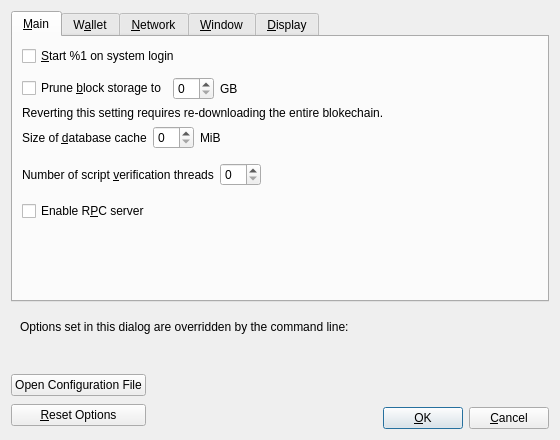
<?xml version="1.0" encoding="UTF-8"?>
<ui version="4.0">
 <class>OptionsDialog</class>
 <widget class="QDialog" name="OptionsDialog">
  <property name="geometry">
   <rect>
    <x>0</x>
    <y>0</y>
    <width>560</width>
    <height>440</height>
   </rect>
  </property>
  <property name="windowTitle">
   <string>Options</string>
  </property>
  <property name="modal">
   <bool>true</bool>
  </property>
  <layout class="QVBoxLayout" name="verticalLayout">
   <item>
    <widget class="QTabWidget" name="tabWidget">
     <property name="currentIndex">
      <number>0</number>
     </property>
     <widget class="QWidget" name="tabMain">
      <attribute name="title">
       <string>&amp;Main</string>
      </attribute>
      <layout class="QVBoxLayout" name="verticalLayout_Main">
       <item>
        <widget class="QCheckBox" name="blokecoinAtStartup">
         <property name="toolTip">
          <string>Automatically start %1 after logging in to the system.</string>
         </property>
         <property name="text">
          <string>&amp;Start %1 on system login</string>
         </property>
        </widget>
       </item>
       <item>
        <spacer name="horizontalSpacer_0_Main">
         <property name="orientation">
          <enum>Qt::Horizontal</enum>
         </property>
         <property name="sizeHint" stdset="0">
          <size>
           <width>40</width>
           <height>5</height>
          </size>
         </property>
        </spacer>
       </item>
       <item>
        <layout class="QHBoxLayout" name="horizontalLayout_Main_Prune">
         <item>
          <widget class="QCheckBox" name="prune">
           <property name="toolTip">
            <string>Enabling pruning significantly reduces the disk space required to store transactions. All blocks are still fully validated. Reverting this setting requires re-downloading the entire blokechain.</string>
           </property>
           <property name="text">
            <string>Prune &amp;block storage to</string>
           </property>
          </widget>
         </item>
         <item>
          <widget class="QSpinBox" name="pruneSize"/>
         </item>
         <item>
          <widget class="QLabel" name="pruneSizeUnitLabel">
           <property name="text">
            <string>GB</string>
           </property>
           <property name="textFormat">
            <enum>Qt::PlainText</enum>
           </property>
          </widget>
         </item>
         <item>
          <spacer name="horizontalSpacer_Main_Prune">
           <property name="orientation">
            <enum>Qt::Horizontal</enum>
           </property>
           <property name="sizeHint" stdset="0">
            <size>
             <width>40</width>
             <height>20</height>
            </size>
           </property>
          </spacer>
         </item>
        </layout>
       </item>
       <item>
        <widget class="QLabel" name="pruneWarning">
         <property name="text">
          <string>Reverting this setting requires re-downloading the entire blokechain.</string>
         </property>
         <property name="textFormat">
          <enum>Qt::PlainText</enum>
         </property>
        </widget>
       </item>
       <item>
        <layout class="QHBoxLayout" name="horizontalLayout_2_Main">
         <item>
          <widget class="QLabel" name="databaseCacheLabel">
           <property name="toolTip">
            <string extracomment="Tooltip text for Options window setting that sets the size of the database cache. Explains the corresponding effects of increasing/decreasing this value.">Maximum database cache size. Make sure you have enough RAM. A larger cache can contribute to faster sync, after which the benefit is less pronounced for most use cases. Lowering the cache size will reduce memory usage. Unused mempool memory is shared for this cache.</string>
           </property>
           <property name="text">
            <string>Size of &amp;database cache</string>
           </property>
           <property name="textFormat">
            <enum>Qt::PlainText</enum>
           </property>
           <property name="buddy">
            <cstring>databaseCache</cstring>
           </property>
          </widget>
         </item>
         <item>
          <widget class="QSpinBox" name="databaseCache"/>
         </item>
         <item>
          <widget class="QLabel" name="databaseCacheUnitLabel">
           <property name="text">
            <string>MiB</string>
           </property>
           <property name="textFormat">
            <enum>Qt::PlainText</enum>
           </property>
          </widget>
         </item>
         <item>
          <spacer name="horizontalSpacer_2_Main">
           <property name="orientation">
            <enum>Qt::Horizontal</enum>
           </property>
           <property name="sizeHint" stdset="0">
            <size>
             <width>40</width>
             <height>20</height>
            </size>
           </property>
          </spacer>
         </item>
        </layout>
       </item>
       <item>
        <layout class="QHBoxLayout" name="horizontalLayout_Main_VerifyLabel">
         <item>
          <widget class="QLabel" name="threadsScriptVerifLabel">
           <property name="toolTip">
            <string extracomment="Tooltip text for Options window setting that sets the number of script verification threads. Explains that negative values mean to leave these many cores free to the system.">Set the number of script verification threads. Negative values correspond to the number of cores you want to leave free to the system.</string>
           </property>
           <property name="text">
            <string>Number of script &amp;verification threads</string>
           </property>
           <property name="textFormat">
            <enum>Qt::PlainText</enum>
           </property>
           <property name="buddy">
            <cstring>threadsScriptVerif</cstring>
           </property>
          </widget>
         </item>
         <item>
          <widget class="QSpinBox" name="threadsScriptVerif">
           <property name="toolTip">
            <string>(0 = auto, &lt;0 = leave that many cores free)</string>
           </property>
          </widget>
         </item>
         <item>
          <spacer name="horizontalSpacer_Main_Threads">
           <property name="orientation">
            <enum>Qt::Horizontal</enum>
           </property>
           <property name="sizeHint" stdset="0">
            <size>
             <width>40</width>
             <height>40</height>
            </size>
           </property>
          </spacer>
         </item>
        </layout>
       </item>
       <item>
        <widget class="QCheckBox" name="enableServer">
         <property name="toolTip">
          <string extracomment="Tooltip text for Options window setting that enables the RPC server.">This allows you or a third party tool to communicate with the node through command-line and JSON-RPC commands.</string>
         </property>
         <property name="text">
          <string extracomment="An Options window setting to enable the RPC server.">Enable R&amp;PC server</string>
         </property>
        </widget>
       </item>
       <item>
        <spacer name="verticalSpacer_Main">
         <property name="orientation">
          <enum>Qt::Vertical</enum>
         </property>
         <property name="sizeHint" stdset="0">
          <size>
           <width>20</width>
           <height>40</height>
          </size>
         </property>
        </spacer>
       </item>
      </layout>
     </widget>
     <widget class="QWidget" name="tabWallet">
      <attribute name="title">
       <string>W&amp;allet</string>
      </attribute>
      <layout class="QVBoxLayout" name="verticalLayout_Wallet">
       <item>
        <widget class="QCheckBox" name="subFeeFromAmount">
         <property name="toolTip">
          <string extracomment="Tooltip text for Options window setting that sets subtracting the fee from a sending amount as default.">Whether to set subtract fee from amount as default or not.</string>
         </property>
         <property name="text">
          <string extracomment="An Options window setting to set subtracting the fee from a sending amount as default.">Subtract &amp;fee from amount by default</string>
         </property>
        </widget>
       </item>
       <item>
        <widget class="QGroupBox" name="groupBox">
         <property name="title">
          <string>Expert</string>
         </property>
         <layout class="QVBoxLayout" name="verticalLayout_2">
          <item>
           <widget class="QCheckBox" name="coinControlFeatures">
            <property name="toolTip">
             <string>Whether to show coin control features or not.</string>
            </property>
            <property name="text">
             <string>Enable coin &amp;control features</string>
            </property>
           </widget>
          </item>
          <item>
           <widget class="QCheckBox" name="spendZeroConfChange">
            <property name="toolTip">
             <string>If you disable the spending of unconfirmed change, the change from a transaction cannot be used until that transaction has at least one confirmation. This also affects how your balance is computed.</string>
            </property>
            <property name="text">
             <string>&amp;Spend unconfirmed change</string>
            </property>
           </widget>
          </item>
          <item>
           <widget class="QCheckBox" name="m_enable_psbt_controls">
            <property name="text">
             <string extracomment="An options window setting to enable PSBT controls.">Enable &amp;PSBT controls</string>
            </property>
            <property name="toolTip">
             <string extracomment="Tooltip text for options window setting that enables PSBT controls.">Whether to show PSBT controls.</string>
            </property>
           </widget>
          </item>
         </layout>
        </widget>
       </item>
       <item>
        <widget class="QGroupBox" name="groupBoxHww">
         <property name="title">
          <string>External Signer (e.g. hardware wallet)</string>
         </property>
         <layout class="QVBoxLayout" name="verticalLayoutHww">
          <item>
           <layout class="QHBoxLayout" name="horizontalLayoutHww">
            <item>
             <widget class="QLabel" name="externalSignerPathLabel">
              <property name="text">
               <string>&amp;External signer script path</string>
              </property>
              <property name="buddy">
               <cstring>externalSignerPath</cstring>
              </property>
             </widget>
            </item>
            <item>
             <widget class="QLineEdit" name="externalSignerPath">
              <property name="toolTip">
               <string>Full path to a %1 compatible script (e.g. C:\Downloads\hwi.exe or /Users/you/Downloads/hwi.py). Beware: malware can steal your coins!</string>
              </property>
             </widget>
            </item>
           </layout>
          </item>
         </layout>
        </widget>
       </item>
       <item>
        <spacer name="verticalSpacer_Wallet">
         <property name="orientation">
          <enum>Qt::Vertical</enum>
         </property>
         <property name="sizeHint" stdset="0">
          <size>
           <width>20</width>
           <height>40</height>
          </size>
         </property>
        </spacer>
       </item>
      </layout>
     </widget>
     <widget class="QWidget" name="tabNetwork">
      <attribute name="title">
       <string>&amp;Network</string>
      </attribute>
      <layout class="QVBoxLayout" name="verticalLayout_Network">
       <item>
        <widget class="QCheckBox" name="mapPortNatpmp">
         <property name="toolTip">
          <string>Automatically open the Blokecoin client port on the router. This only works when your router supports PCP or NAT-PMP and it is enabled. The external port could be random.</string>
         </property>
         <property name="text">
          <string>Map port using PCP or NA&amp;T-PMP</string>
         </property>
        </widget>
       </item>
       <item>
        <widget class="QCheckBox" name="allowIncoming">
         <property name="toolTip">
          <string>Accept connections from outside.</string>
         </property>
         <property name="text">
          <string>Allow incomin&amp;g connections</string>
         </property>
        </widget>
       </item>
       <item>
        <widget class="QCheckBox" name="connectSocks">
         <property name="toolTip">
          <string>Connect to the Blokecoin network through a SOCKS5 proxy.</string>
         </property>
         <property name="text">
          <string>&amp;Connect through SOCKS5 proxy (default proxy):</string>
         </property>
        </widget>
       </item>
       <item>
        <layout class="QHBoxLayout" name="horizontalLayout_1_Network">
         <item>
          <widget class="QLabel" name="proxyIpLabel">
           <property name="text">
            <string>Proxy &amp;IP:</string>
           </property>
           <property name="textFormat">
            <enum>Qt::PlainText</enum>
           </property>
           <property name="buddy">
            <cstring>proxyIp</cstring>
           </property>
          </widget>
         </item>
         <item>
          <widget class="QValidatedLineEdit" name="proxyIp">
           <property name="minimumSize">
            <size>
             <width>140</width>
             <height>0</height>
            </size>
           </property>
           <property name="maximumSize">
            <size>
             <width>140</width>
             <height>16777215</height>
            </size>
           </property>
           <property name="toolTip">
            <string>IP address of the proxy (e.g. IPv4: 127.0.0.1 / IPv6: ::1)</string>
           </property>
          </widget>
         </item>
         <item>
          <widget class="QLabel" name="proxyPortLabel">
           <property name="text">
            <string>&amp;Port:</string>
           </property>
           <property name="textFormat">
            <enum>Qt::PlainText</enum>
           </property>
           <property name="buddy">
            <cstring>proxyPort</cstring>
           </property>
          </widget>
         </item>
         <item>
          <widget class="QLineEdit" name="proxyPort">
           <property name="minimumSize">
            <size>
             <width>55</width>
             <height>0</height>
            </size>
           </property>
           <property name="maximumSize">
            <size>
             <width>55</width>
             <height>16777215</height>
            </size>
           </property>
           <property name="toolTip">
            <string>Port of the proxy (e.g. 9050)</string>
           </property>
          </widget>
         </item>
         <item>
          <spacer name="horizontalSpacer_1_Network">
           <property name="orientation">
            <enum>Qt::Horizontal</enum>
           </property>
           <property name="sizeHint" stdset="0">
            <size>
             <width>40</width>
             <height>20</height>
            </size>
           </property>
          </spacer>
         </item>
        </layout>
       </item>
       <item>
        <layout class="QHBoxLayout" name="horizontalLayout_2_Network">
         <item>
          <widget class="QLabel" name="proxyActiveNets">
           <property name="text">
            <string>Used for reaching peers via:</string>
           </property>
           <property name="textFormat">
            <enum>Qt::PlainText</enum>
           </property>
          </widget>
         </item>
         <item>
          <widget class="QCheckBox" name="proxyReachIPv4">
           <property name="enabled">
            <bool>false</bool>
           </property>
           <property name="toolTip">
            <string>Shows if the supplied default SOCKS5 proxy is used to reach peers via this network type.</string>
           </property>
           <property name="text">
            <string/>
           </property>
          </widget>
         </item>
         <item>
          <widget class="QLabel" name="proxyReachIPv4Label">
           <property name="text">
            <string>IPv4</string>
           </property>
           <property name="textFormat">
            <enum>Qt::PlainText</enum>
           </property>
          </widget>
         </item>
         <item>
          <widget class="QCheckBox" name="proxyReachIPv6">
           <property name="enabled">
            <bool>false</bool>
           </property>
           <property name="toolTip">
            <string>Shows if the supplied default SOCKS5 proxy is used to reach peers via this network type.</string>
           </property>
           <property name="text">
            <string/>
           </property>
          </widget>
         </item>
         <item>
          <widget class="QLabel" name="proxyReachIPv6Label">
           <property name="text">
            <string>IPv6</string>
           </property>
           <property name="textFormat">
            <enum>Qt::PlainText</enum>
           </property>
          </widget>
         </item>
         <item>
          <widget class="QCheckBox" name="proxyReachTor">
           <property name="enabled">
            <bool>false</bool>
           </property>
           <property name="toolTip">
            <string>Shows if the supplied default SOCKS5 proxy is used to reach peers via this network type.</string>
           </property>
           <property name="text">
            <string/>
           </property>
          </widget>
         </item>
         <item>
          <widget class="QLabel" name="proxyReachTorLabel">
           <property name="text">
            <string>Tor</string>
           </property>
           <property name="textFormat">
            <enum>Qt::PlainText</enum>
           </property>
          </widget>
         </item>
         <item>
          <spacer name="horizontalSpacer_2_Network">
           <property name="orientation">
            <enum>Qt::Horizontal</enum>
           </property>
           <property name="sizeHint" stdset="0">
            <size>
             <width>40</width>
             <height>20</height>
            </size>
           </property>
          </spacer>
         </item>
        </layout>
       </item>
       <item>
        <widget class="QCheckBox" name="connectSocksTor">
         <property name="toolTip">
          <string>Connect to the Blokecoin network through a separate SOCKS5 proxy for Tor onion services.</string>
         </property>
         <property name="text">
          <string>Use separate SOCKS&amp;5 proxy to reach peers via Tor onion services:</string>
         </property>
        </widget>
       </item>
       <item>
        <layout class="QHBoxLayout" name="horizontalLayout_3_Network">
         <item>
          <widget class="QLabel" name="proxyIpTorLabel">
           <property name="text">
            <string>Proxy &amp;IP:</string>
           </property>
           <property name="textFormat">
            <enum>Qt::PlainText</enum>
           </property>
           <property name="buddy">
            <cstring>proxyIpTor</cstring>
           </property>
          </widget>
         </item>
         <item>
          <widget class="QValidatedLineEdit" name="proxyIpTor">
           <property name="minimumSize">
            <size>
             <width>140</width>
             <height>0</height>
            </size>
           </property>
           <property name="maximumSize">
            <size>
             <width>140</width>
             <height>16777215</height>
            </size>
           </property>
           <property name="toolTip">
            <string>IP address of the proxy (e.g. IPv4: 127.0.0.1 / IPv6: ::1)</string>
           </property>
          </widget>
         </item>
         <item>
          <widget class="QLabel" name="proxyPortTorLabel">
           <property name="text">
            <string>&amp;Port:</string>
           </property>
           <property name="textFormat">
            <enum>Qt::PlainText</enum>
           </property>
           <property name="buddy">
            <cstring>proxyPortTor</cstring>
           </property>
          </widget>
         </item>
         <item>
          <widget class="QLineEdit" name="proxyPortTor">
           <property name="minimumSize">
            <size>
             <width>55</width>
             <height>0</height>
            </size>
           </property>
           <property name="maximumSize">
            <size>
             <width>55</width>
             <height>16777215</height>
            </size>
           </property>
           <property name="toolTip">
            <string>Port of the proxy (e.g. 9050)</string>
           </property>
          </widget>
         </item>
         <item>
          <spacer name="horizontalSpacer_4_Network">
           <property name="orientation">
            <enum>Qt::Horizontal</enum>
           </property>
           <property name="sizeHint" stdset="0">
            <size>
             <width>40</width>
             <height>20</height>
            </size>
           </property>
          </spacer>
         </item>
        </layout>
       </item>
       <item>
        <spacer name="verticalSpacer_Network">
         <property name="orientation">
          <enum>Qt::Vertical</enum>
         </property>
         <property name="sizeHint" stdset="0">
          <size>
           <width>20</width>
           <height>40</height>
          </size>
         </property>
        </spacer>
       </item>
      </layout>
     </widget>
     <widget class="QWidget" name="tabWindow">
      <attribute name="title">
       <string>&amp;Window</string>
      </attribute>
      <layout class="QVBoxLayout" name="verticalLayout_Window">
       <item>
        <widget class="QCheckBox" name="showTrayIcon">
         <property name="toolTip">
          <string>Show the icon in the system tray.</string>
         </property>
         <property name="text">
          <string>&amp;Show tray icon</string>
         </property>
         <property name="checked">
          <bool>true</bool>
         </property>
        </widget>
       </item>
       <item>
        <widget class="QCheckBox" name="minimizeToTray">
         <property name="toolTip">
          <string>Show only a tray icon after minimizing the window.</string>
         </property>
         <property name="text">
          <string>&amp;Minimize to the tray instead of the taskbar</string>
         </property>
        </widget>
       </item>
       <item>
        <widget class="QCheckBox" name="minimizeOnClose">
         <property name="toolTip">
          <string>Minimize instead of exit the application when the window is closed. When this option is enabled, the application will be closed only after selecting Exit in the menu.</string>
         </property>
         <property name="text">
          <string>M&amp;inimize on close</string>
         </property>
        </widget>
       </item>
       <item>
        <spacer name="verticalSpacer_Window">
         <property name="orientation">
          <enum>Qt::Vertical</enum>
         </property>
         <property name="sizeHint" stdset="0">
          <size>
           <width>20</width>
           <height>40</height>
          </size>
         </property>
        </spacer>
       </item>
      </layout>
     </widget>
     <widget class="QWidget" name="tabDisplay">
      <attribute name="title">
       <string>&amp;Display</string>
      </attribute>
      <layout class="QVBoxLayout" name="verticalLayout_Display">
       <item>
        <layout class="QHBoxLayout" name="horizontalLayout_1_Display">
         <item>
          <widget class="QLabel" name="langLabel">
           <property name="text">
            <string>User Interface &amp;language:</string>
           </property>
           <property name="textFormat">
            <enum>Qt::PlainText</enum>
           </property>
           <property name="buddy">
            <cstring>lang</cstring>
           </property>
          </widget>
         </item>
         <item>
          <widget class="QValueComboBox" name="lang">
           <property name="toolTip">
            <string>The user interface language can be set here. This setting will take effect after restarting %1.</string>
           </property>
          </widget>
         </item>
        </layout>
       </item>
       <item>
        <layout class="QHBoxLayout" name="horizontalLayout_2_Display">
         <item>
          <widget class="QLabel" name="unitLabel">
           <property name="text">
            <string>&amp;Unit to show amounts in:</string>
           </property>
           <property name="textFormat">
            <enum>Qt::PlainText</enum>
           </property>
           <property name="buddy">
            <cstring>unit</cstring>
           </property>
          </widget>
         </item>
         <item>
          <widget class="QValueComboBox" name="unit">
           <property name="toolTip">
            <string>Choose the default subdivision unit to show in the interface and when sending coins.</string>
           </property>
          </widget>
         </item>
        </layout>
       </item>
       <item>
        <layout class="QHBoxLayout" name="horizontalLayout_3_Display">
         <item>
          <widget class="QLabel" name="thirdPartyTxUrlsLabel">
           <property name="toolTip">
            <string>Third-party URLs (e.g. a block explorer) that appear in the transactions tab as context menu items. %s in the URL is replaced by transaction hash. Multiple URLs are separated by vertical bar |.</string>
           </property>
           <property name="text">
            <string>&amp;Third-party transaction URLs</string>
           </property>
           <property name="buddy">
            <cstring>thirdPartyTxUrls</cstring>
           </property>
          </widget>
         </item>
         <item>
          <widget class="QLineEdit" name="thirdPartyTxUrls">
           <property name="toolTip">
            <string>Third-party URLs (e.g. a block explorer) that appear in the transactions tab as context menu items. %s in the URL is replaced by transaction hash. Multiple URLs are separated by vertical bar |.</string>
           </property>
           <property name="placeholderText">
            <string notr="true">https://example.com/tx/%s</string>
           </property>
          </widget>
         </item>
        </layout>
       </item>
       <item>
        <layout class="QHBoxLayout" name="horizontalLayout_4_Display">
         <item>
          <widget class="QLabel" name="moneyFontLabel">
           <property name="text">
            <string>Font in the Overview tab: </string>
           </property>
           <property name="buddy">
            <cstring>moneyFont</cstring>
           </property>
          </widget>
         </item>
         <item>
          <widget class="QComboBox" name="moneyFont"/>
         </item>
         <item>
          <widget class="QLabel" name="moneyFont_preview">
           <property name="text">
            <string notr="true">111.11111111 BTC
909.09090909 BTC</string>
           </property>
          </widget>
         </item>
        </layout>
       </item>
       <item>
        <spacer name="verticalSpacer_Display">
         <property name="orientation">
          <enum>Qt::Vertical</enum>
         </property>
         <property name="sizeHint" stdset="0">
          <size>
           <width>20</width>
           <height>40</height>
          </size>
         </property>
        </spacer>
       </item>
      </layout>
     </widget>
    </widget>
   </item>
   <item>
    <widget class="QFrame" name="frame">
     <layout class="QVBoxLayout" name="verticalLayout_Bottom">
      <item>
       <layout class="QHBoxLayout" name="horizontalLayout_Bottom">
        <item>
         <widget class="QLabel" name="overriddenByCommandLineInfoLabel">
          <property name="text">
           <string>Options set in this dialog are overridden by the command line:</string>
          </property>
          <property name="textFormat">
           <enum>Qt::PlainText</enum>
          </property>
         </widget>
        </item>
        <item>
         <spacer name="horizontalSpacer_Bottom">
          <property name="orientation">
           <enum>Qt::Horizontal</enum>
          </property>
          <property name="sizeHint" stdset="0">
           <size>
            <width>40</width>
            <height>20</height>
           </size>
          </property>
         </spacer>
        </item>
       </layout>
      </item>
      <item>
       <widget class="QLabel" name="overriddenByCommandLineLabel">
        <property name="text">
         <string/>
        </property>
        <property name="textFormat">
         <enum>Qt::PlainText</enum>
        </property>
        <property name="wordWrap">
         <bool>true</bool>
        </property>
       </widget>
      </item>
     </layout>
    </widget>
   </item>
   <item>
    <layout class="QHBoxLayout" name="horizontalLayout_Buttons">
     <item>
      <layout class="QVBoxLayout" name="verticalLayout_Buttons">
       <item>
        <widget class="QPushButton" name="openBlokecoinConfButton">
         <property name="toolTip">
          <string>Open the %1 configuration file from the working directory.</string>
         </property>
         <property name="text">
          <string>Open Configuration File</string>
         </property>
         <property name="autoDefault">
          <bool>false</bool>
         </property>
        </widget>
       </item>
       <item>
        <widget class="QPushButton" name="resetButton">
         <property name="toolTip">
          <string>Reset all client options to default.</string>
         </property>
         <property name="text">
          <string>&amp;Reset Options</string>
         </property>
         <property name="autoDefault">
          <bool>false</bool>
         </property>
        </widget>
       </item>
      </layout>
     </item>
     <item>
      <spacer name="horizontalSpacer_1">
       <property name="orientation">
        <enum>Qt::Horizontal</enum>
       </property>
       <property name="sizeHint" stdset="0">
        <size>
         <width>40</width>
         <height>48</height>
        </size>
       </property>
      </spacer>
     </item>
     <item>
      <widget class="QLabel" name="statusLabel">
       <property name="minimumSize">
        <size>
         <width>200</width>
         <height>0</height>
        </size>
       </property>
       <property name="font">
        <font>
         <weight>75</weight>
         <bold>true</bold>
        </font>
       </property>
       <property name="text">
        <string/>
       </property>
       <property name="textFormat">
        <enum>Qt::PlainText</enum>
       </property>
       <property name="wordWrap">
        <bool>true</bool>
       </property>
      </widget>
     </item>
     <item>
      <spacer name="horizontalSpacer_2">
       <property name="orientation">
        <enum>Qt::Horizontal</enum>
       </property>
       <property name="sizeHint" stdset="0">
        <size>
         <width>40</width>
         <height>48</height>
        </size>
       </property>
      </spacer>
     </item>
     <item>
      <layout class="QVBoxLayout" name="verticalLayout_4">
       <item>
        <spacer name="verticalSpacer">
         <property name="orientation">
          <enum>Qt::Vertical</enum>
         </property>
         <property name="sizeHint" stdset="0">
          <size>
           <width>20</width>
           <height>40</height>
          </size>
         </property>
        </spacer>
       </item>
       <item>
        <layout class="QHBoxLayout" name="horizontalLayout">
         <item>
          <widget class="QPushButton" name="okButton">
           <property name="text">
            <string>&amp;OK</string>
           </property>
           <property name="autoDefault">
            <bool>false</bool>
           </property>
           <property name="default">
            <bool>true</bool>
           </property>
          </widget>
         </item>
         <item>
          <widget class="QPushButton" name="cancelButton">
           <property name="text">
            <string>&amp;Cancel</string>
           </property>
           <property name="autoDefault">
            <bool>false</bool>
           </property>
          </widget>
         </item>
        </layout>
       </item>
      </layout>
     </item>
    </layout>
   </item>
  </layout>
 </widget>
 <customwidgets>
  <customwidget>
   <class>QValidatedLineEdit</class>
   <extends>QLineEdit</extends>
   <header>qt/qvalidatedlineedit.h</header>
  </customwidget>
  <customwidget>
   <class>QValueComboBox</class>
   <extends>QComboBox</extends>
   <header>qt/qvaluecombobox.h</header>
  </customwidget>
 </customwidgets>
 <resources/>
 <connections/>
</ui>
